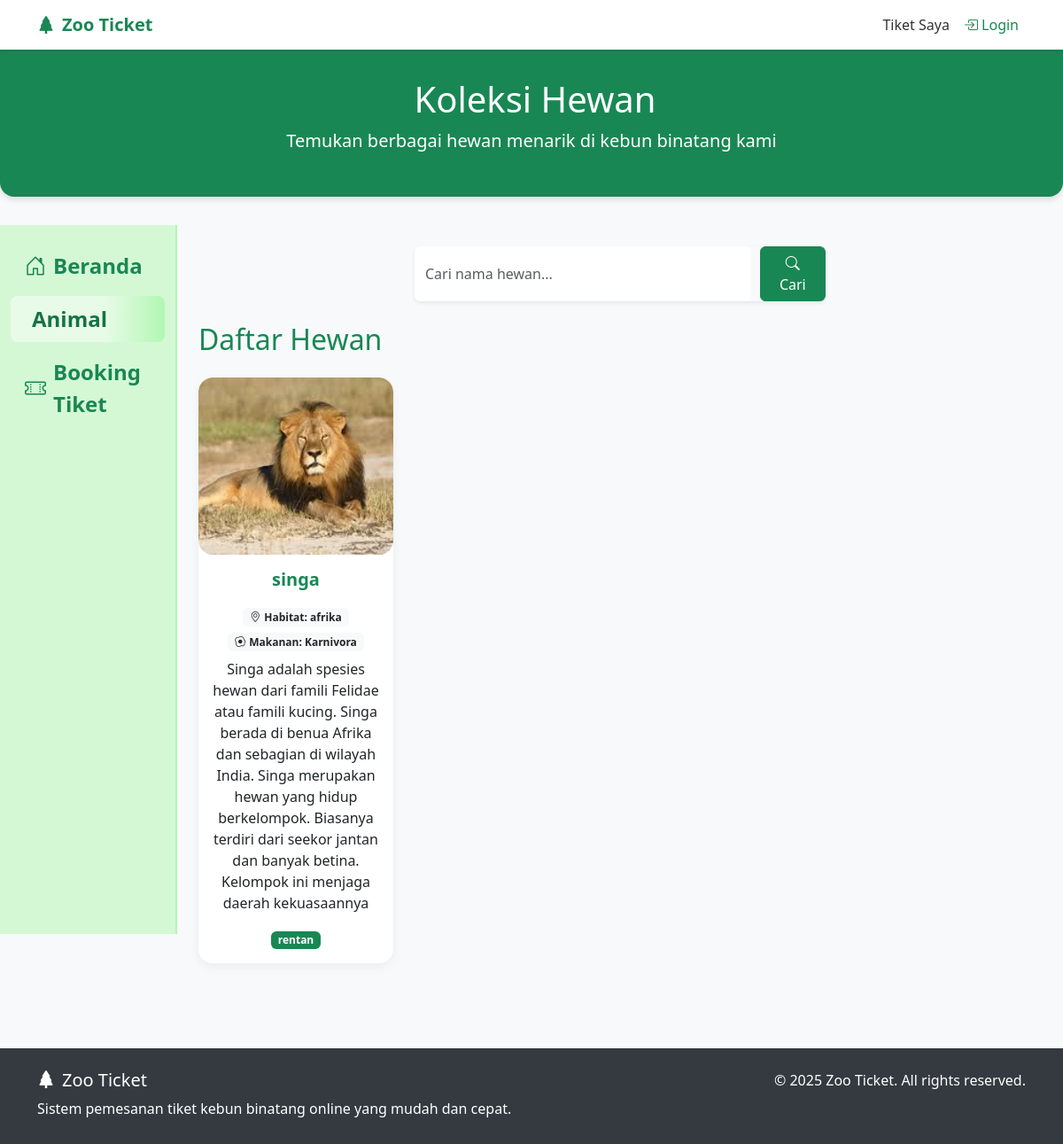
/pages/animal.php, run on the app's committed database.
### tables this page shows
CREATE TABLE `animals` (
  `id` int NOT NULL,
  `nama` varchar(100) NOT NULL,
  `habitat` varchar(150) NOT NULL,
  `makanan` enum('Herbivora','Karnivora','Omnivora','') NOT NULL,
  `deskripsi` text NOT NULL,
  `status_konservasi` varchar(100) NOT NULL,
  `gambar` varchar(255) NOT NULL
);

### pages/animal.php (the view, shortened to what this page needs)
<?php
include '../database/conn.php';
$search = isset($_GET['search']) ? trim($_GET['search']) : '';
if ($search !== '') {
  $query = "SELECT * FROM animals WHERE
            nama LIKE '%$search%' OR
            habitat LIKE '%$search%' OR
            makanan LIKE '%$search%' OR
            deskripsi LIKE '%$search%' OR
            status_konservasi LIKE '%$search%'
            ORDER BY id DESC";
} else {
  $query = "SELECT * FROM animals ORDER BY id DESC";
}
$result = $conn->query($query);
?>
<!DOCTYPE html>
<html lang="id">
<head>
  <link href="https://cdn.jsdelivr.net/npm/bootstrap@5.3.2/dist/css/bootstrap.min.css" rel="stylesheet">
  <link rel="stylesheet" href="https://cdn.jsdelivr.net/npm/bootstrap-icons@1.11.3/font/bootstrap-icons.css">
</head>
<body>
  <nav class="navbar navbar-expand-lg navbar-light sticky-top">
    <div class="container">
      <a class="navbar-brand" href="../index.php">
        <i class="bi bi-tree-fill me-2"></i>Zoo Ticket
      </a>
      <div class="collapse navbar-collapse" id="navbarNav">
        <ul class="navbar-nav ms-auto">
          <li class="nav-item"><a class="nav-link" href="tiket.php">Tiket Saya</a></li>
          <?php if (isset($_SESSION['email'])): ?>
            <li class="nav-item"><span class="nav-link text-success">👋 <?php echo htmlspecialchars($_SESSION['nama']); ?></span></li>
            <li class="nav-item"><a class="nav-link text-danger" href="?logout=1"><i class="bi bi-box-arrow-right"></i> Logout</a></li>
          <?php else: ?>
            <li class="nav-item"><a class="nav-link text-success" href="../acount/login.php"><i class="bi bi-box-arrow-in-right"></i> Login</a></li>
          <?php endif; ?>
        </ul>
      </div>
    </div>
  </nav>
  <div class="ticket-header">
    <div class="container text-center">
      <h1><i class="bi bi-paw me-2"></i>Koleksi Hewan</h1>
      <p class="lead">Temukan berbagai hewan menarik di kebun binatang kami</p>
    </div>
  </div>
  <div class="container-fluid">
    <div class="row">
      <div class="col-md-2 sidebar position-sticky" style="top: 80px; height: calc(100vh - 80px); z-index: 2;">
        <?php $page = basename($_SERVER['SCRIPT_NAME']); ?>
        <ul class="nav flex-column">
          <li class="nav-item mb-2">
            <a class="nav-link text-success fw-bold fs-4 d-flex align-items-center sidebar-link <?php echo $page==='index.php'?'active':''; ?>" href="../index.php">
              <i class="bi bi-house-door me-2"></i> Beranda
            </a>
          </li>
          <li class="nav-item mb-2">
            <a class="nav-link text-success fw-bold fs-4 d-flex align-items-center sidebar-link <?php echo $page==='animal.php'?'active':''; ?>" href="animal.php">
              <i class="bi bi-paw me-2"></i> Animal
            </a>
          </li>
          <li class="nav-item mb-2">
            <a class="nav-link text-success fw-bold fs-4 d-flex align-items-center sidebar-link <?php echo $page==='booking.php'?'active':''; ?>" href="booking.php">
              <i class="bi bi-ticket-perforated me-2"></i> Booking Tiket
            </a>
          </li>
        </ul>
      </div>
      <div class="col-md-10 p-4">
    <div class="row mb-4">
      <div class="col-md-6 mx-auto">
        <form class="d-flex shadow-sm rounded overflow-hidden" method="GET" action="">
          <input
            class="form-control border-0 py-2"
            type="search"
            name="search"
            placeholder="Cari nama hewan..."
            value="<?php echo htmlspecialchars($search); ?>"
          >
          <button style="margin-left: 10px;" class="btn btn-success px-3" type="submit">
            <i class="bi bi-search"></i> Cari
          </button>
        </form>
      </div>
    </div>
    <div class="row">
      <div class="col-12">
        <h2 class="text-success mb-4 fs-2">Daftar Hewan</h2>
        <div class="row g-4 mb-4">
          <?php if ($result->num_rows > 0): ?>
            <?php while ($row = $result->fetch_assoc()): ?>
              <div class="col-lg-3 col-md-4 col-sm-6">
                <div class="card animal-card h-100 text-center">
                  <img src="../picture/<?php echo $row['gambar']; ?>" class="animal-img" alt="<?php echo $row['nama']; ?>">
                  <div class="card-body">
                    <h5 class="card-title text-success fw-bold mb-3"><?php echo htmlspecialchars($row['nama']); ?></h5>
                    <div class="animal-info mb-2">
                      <span class="badge bg-light text-dark mb-1"><i class="bi bi-geo-alt me-1"></i>Habitat: <?php echo $row['habitat']; ?></span><br>
                      <span class="badge bg-light text-dark"><i class="bi bi-egg-fried me-1"></i>Makanan: <?php echo $row['makanan']; ?></span>
                    </div>
                    <p class="card-text"><?php echo $row['deskripsi']; ?></p>
                    <span class="badge bg-success"><?php echo $row['status_konservasi']; ?></span>
                  </div>
                </div>
              </div>
            <?php endwhile; ?>
          <?php else: ?>
            <p class="text-muted">Tidak ada hewan ditemukan.</p>
          <?php endif; ?>
        </div>
      </div>
    </div>
      </div>
    </div>
  </div>
  <footer class="footer">
    <div class="container">
      <div class="row">
        <div class="col-md-6">
          <h5><i class="bi bi-tree-fill me-2"></i>Zoo Ticket</h5>
          <p>Sistem pemesanan tiket kebun binatang online yang mudah dan cepat.</p>
        </div>
        <div class="col-md-6 text-md-end">
          <p>&copy; 2025 Zoo Ticket. All rights reserved.</p>
        </div>
      </div>
    </div>
  </footer>
</body>
</html>

### pages/animal.php (style rules this page uses)
body { background-color: #f8f9fa; font-family: 'Segoe UI', Tahoma, Geneva, Verdana, sans-serif; }
.animal-img { border-radius: 1rem; object-fit: cover; height: 200px; width: 100%; }
.animal-card { border-radius: 1rem; overflow: hidden; transition: transform 0.3s, box-shadow 0.3s; border: none; box-shadow: 0 4px 12px rgba(0, 0, 0, 0.05); }
.ticket-header { background-color: #198754; color: white; padding: 2rem 0; margin-bottom: 2rem; border-radius: 0 0 1rem 1rem; box-shadow: 0 4px 6px rgba(0, 0, 0, 0.1); }
.navbar { background-color: white; box-shadow: 0 2px 4px rgba(0, 0, 0, 0.1); }
.navbar-brand { font-weight: bold; color: #198754; }
.nav-link { color: #333; font-weight: 500; }
.footer { background: #343a40; color: white; padding: 24px 0 12px 0; margin-top: 48px; width: 100%; }
.sidebar { min-height: 100vh; background-color: #d4f8d4; padding-top: 20px; border-right: 2px solid #b2f7b2; }
.sidebar-link { border-radius: 0.5rem; padding: 0.5rem 1rem; transition: background 0.2s, color 0.2s; }
.sidebar-link:hover, .sidebar-link.active { background: linear-gradient(90deg, #e8fbe8 60%, #b2f7b2 100%); color: #157347 !important; text-decoration: none; }

### data on the page
animals: gambar (picture), nama "singa", habitat "afrika", makanan "Karnivora", deskripsi "Singa adalah spesies hewan dari famili Felidae atau famili kucing. Singa berada di benua Afrika dan sebagian di wilayah India. Singa merupakan hewan yang hidup berkelompok. Biasanya terdiri dari seekor jantan dan banyak betina. Kelompok ini menjaga daerah kekuasaannya", status_konservasi "rentan"
